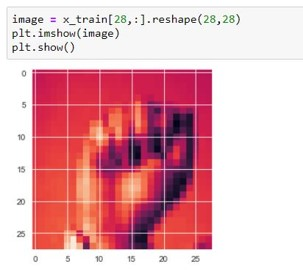
#> input picture image1.jpg, 303 x 275 px, given in place of the camera
$ jupyter execute --allow-errors predict.ipynb
#> lines starting #> are read from the running program, lines starting #| are printed output that depends on the picture; after the words box and inside, x2 and y2 are one past the last pixel; in counts of white or black regions, pixels touching at a corner belong together
[cell 1]
from tensorflow.keras.models import model_from_json
from tensorflow.keras.preprocessing import image
import matplotlib.pyplot as plt
import numpy as np
import operator
import sys, os
import time
import cv2

[cell 2]
json_file = open('model-bw.json','r')
#> (reads Project/model-bw.json from the repository)
model_json = json_file.read()
json_file.close()
#> (the rest of this cell did not finish here and is left out)

#> (a cell that did not finish here is left out)

[cell 4]
#category Discnory
categories = {0:'A', 1:'B', 2:'C', 3:'D', 4:'E', 5:'F', 6:'G', 7:'H', 8:'I', 9:'J', 10:'K',
              11:'L', 12:'M', 13:'N', 14:'O', 15:'P', 16:'Q', 17:'R', 18:'S', 19:'T', 20:'U',
              21:'V', 22:'W', 23:'X', 24:'Y'}

[cell 5]
#path = r'C:\Users\DC\Desktop\a.jpg'
path = r'E:\SGP Projects\5th Sem\Extra\Dataset\training\K\v_20.jpg'
print("Actual Gesture: ")
plt.imshow(image.load_img(path))
#> (this line was passed over: tensorflow is not available in this run)
#> further down, frame is the input picture: shape (275, 303, 3); mean B, G, R 183.8, 176.5, 228.7
#> `frame = cv2.flip(frame, 1)`:
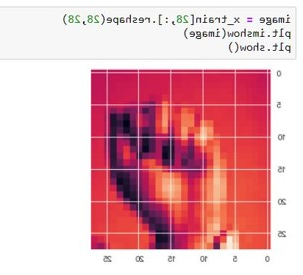
#> frame: shape (275, 303, 3); mean B, G, R 183.8, 176.5, 228.7
#> `cv2.rectangle(frame, (x1-1, y1-1), (x2+1, y2+1), (255,0,0) ,1)`:
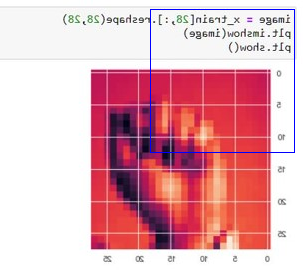
#> frame: shape (275, 303, 3); 0.69% of pixels changed, all inside (x1, y1, x2, y2) = (150, 9, 295, 153)
#> `roi = frame[y1:y2, x1:x2]`:
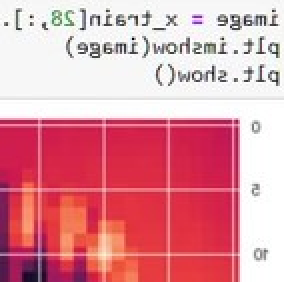
#> roi: shape (141, 142, 3) (shown 2 times larger); mean B, G, R 160.9, 149.5, 224.4
#> `roi = cv2.resize(roi, (28, 28))`:
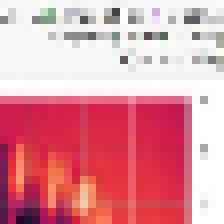
#> roi: shape (28, 28, 3) (shown 8 times larger); mean B, G, R 159.9, 148.5, 223.6
#> `roi = cv2.cvtColor(roi, cv2.COLOR_BGR2GRAY)`:
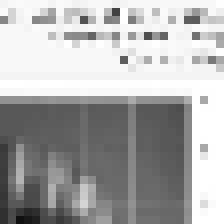
#> roi: shape (28, 28) (shown 8 times larger); min 16, max 255, mean 172.3
#> `_, test_image = cv2.threshold(roi, 140, 255, cv2.THRESH_BINARY)`:
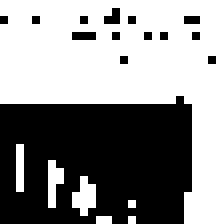
#> test_image: shape (28, 28) (shown 8 times larger); 55.7% white; 14 black regions (13 under 20 px), largest, box (x1, y1, x2, y2) and area: (0, 12, 24, 28) 329
#> `new_img = cv2.resize(roi, (50,50))`:
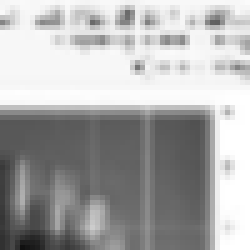
#> new_img: shape (50, 50) (shown 5 times larger); min 16, max 255, mean 172.3
plt.show()
#> (the rest of this cell did not finish here and is left out)

[cell 6]
cap = cv2.VideoCapture(0)
#> (the rest of this cell did not finish here and is left out)
